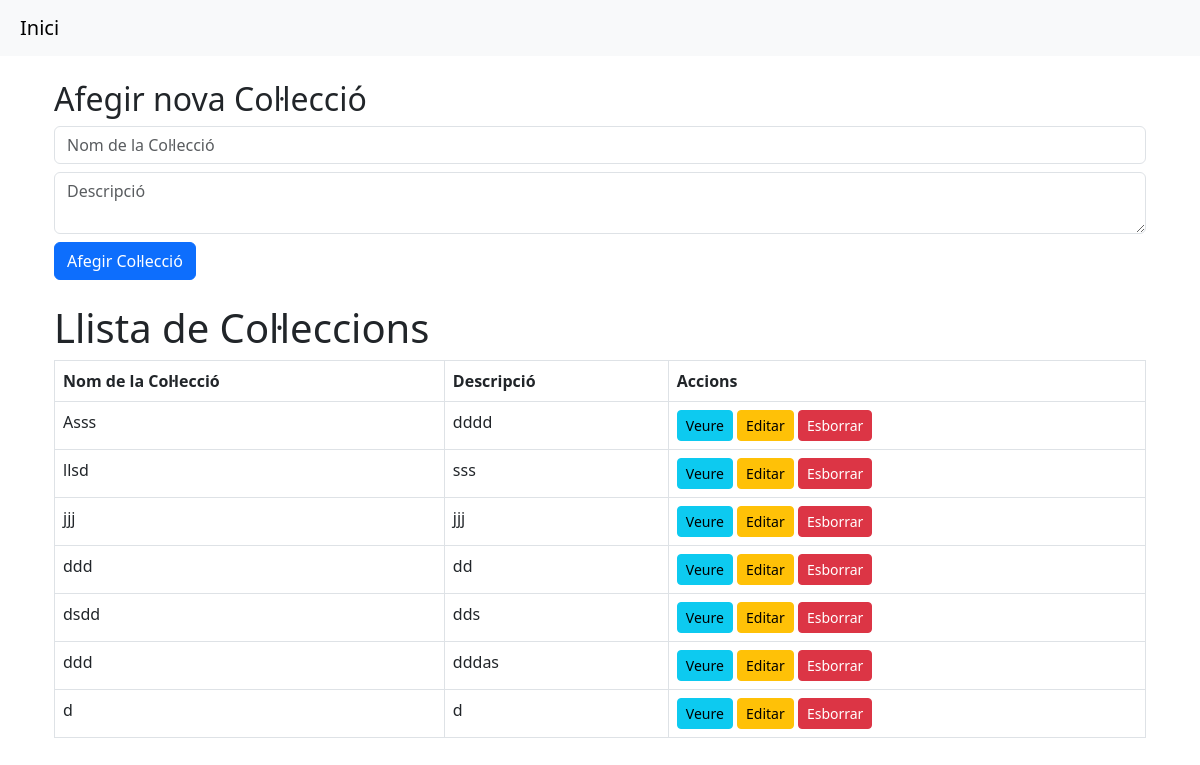
The app's page /, older data.
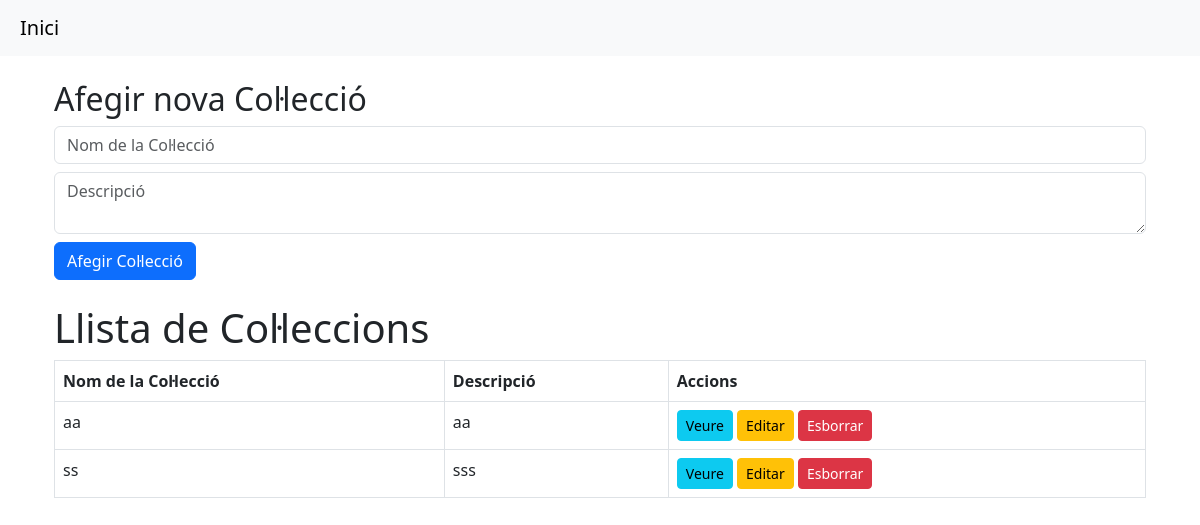
The same page, newer data.
### models/collection.py (models this page shows)
class Collection(Base):
    __tablename__ = 'collections'
    id = Column(Integer, primary_key=True, index=True)
    name = Column(String, index=True)
    description = Column(String)
    teams = relationship("Team", back_populates="collection", cascade="all, delete-orphan")
    players = relationship("Player", back_populates="collection")  # 🔥 Relació amb Player

### routers/collections.py (the view)
@router.get("/")
def read_collections(request: Request, db: Session = Depends(get_db)):
    collections = get_all_collections(db)
    message = request.session.pop("message", None)
    message_type = request.session.pop("message_type", None)
    return templates.TemplateResponse(
        "index.html",
        {"request": request, "collections": collections, "message": message, "message_type": message_type}
    )

### templates/index.html (shortened to what this page needs)
{% extends "base.html" %}
{% block content %}
<!DOCTYPE html>
<html lang="ca">
<head>
</head>
<body>
    <div class="container mt-4">
        <h2>Afegir nova Col·lecció</h2>
        <form action="/collections/add" method="POST" class="mb-3">
            <input type="text" name="name" class="form-control mb-2" placeholder="Nom de la Col·lecció" required>
            <textarea name="description" class="form-control mb-2" placeholder="Descripció" required></textarea>
            <button type="submit" class="btn btn-primary">Afegir Col·lecció</button>
        </form>
    </div>
    <div class="container mt-4">
        <h1>Llista de Col·leccions</h1>
        <table class="table table-bordered">
            <thead>
                <tr>
                    <th>Nom de la Col·lecció</th>
                    <th>Descripció</th>
                    <th>Accions</th>
                </tr>
            </thead>
            <tbody>
                {% for collection in collections %}
                <tr>
                    <td>{{ collection.name }}</td>
                    <td>{{ collection.description }}</td>
                    <td>
                        <a href="/collections/{{ collection.id }}" class="btn btn-info btn-sm">Veure</a>
                        <a href="/collections/edit/{{ collection.id }}" class="btn btn-warning btn-sm">Editar</a>
                        <form action="/collections/delete/{{ collection.id }}" method="POST" class="d-inline" onsubmit="return confirm('Segur que vols esborrar?');">
                            <button type="submit" class="btn btn-danger btn-sm">Esborrar</button>
                        </form>
                    </td>
                </tr>
                {% endfor %}
            </tbody>
        </table>
    </div>
</body>
{% endblock %}

### templates/base.html (shortened to what this page needs)
<!DOCTYPE html>
<html lang="ca">
<head>
    <link rel="stylesheet" href="https://cdn.jsdelivr.net/npm/bootstrap@5.3.0/dist/css/bootstrap.min.css">
</head>
<body>
<nav class="navbar navbar-expand-lg navbar-light bg-light">
    <div class="container-fluid">
        <a class="navbar-brand ms-2" href="/">Inici</a>
    </div>
</nav>
<div class="container mt-4">
    {% block content %}{% endblock %}
</div>
</body>
</html>

Row changes from the older to the newer data that the page shows:
removed Collection: name "llsd", description "sss"
removed Collection: name "jjj", description "jjj"
removed Collection: name "ddd", description "dd"
removed Collection: name "dsdd", description "dds"
removed Collection: name "ddd", description "dddas"
removed Collection: name "d", description "d"
added Collection: name "aa", description "aa"
changed Collection: name "Asss" → "ss"; description "dddd" → "sss"
